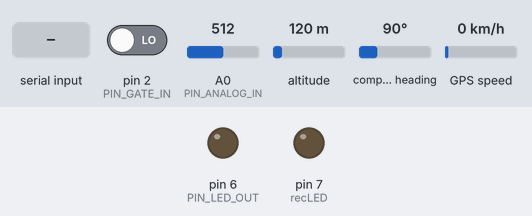
The sketch below on a simulated Arduino Uno, built with avr-gcc and run on an emulated ATmega328P. On the bench: output pins drawn as LEDs (lit = HIGH). Inputs (shaded band) come from the test bench; at power-on: pin 2 (PIN_GATE_IN) LOW, A0 (PIN_ANALOG_IN) = 512, altitude 120 m, compass heading 90°, GPS speed 0 km/h. Storage starts empty; the GPS gets a fix after 3 s at 37.7749, -122.4194 with 8 satellites; what the sketch prints to the serial monitor is not drawn.

Above: at 3.7 s.
3.8 s: pin 2 (PIN_GATE_IN) driven HIGH
At 5.0 s:
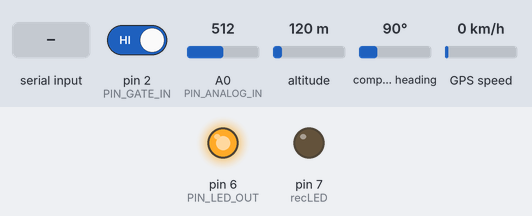
5.3 s: "1" received over the second serial link
At 9.1 s:
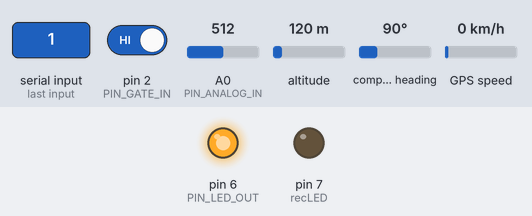
9.3 s: pin 2 (PIN_GATE_IN) driven LOW
At 10.3 s:
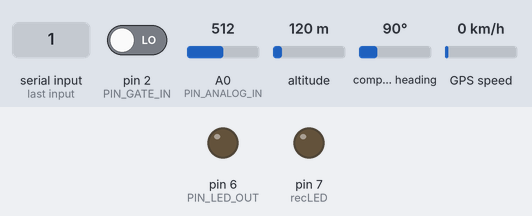
10.8 s: "0" received over the second serial link
At 15.0 s:
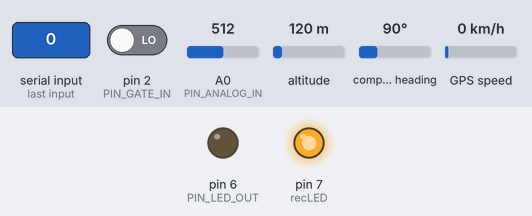
Timing chart, 0 to 15.8 s (numbered marks = the images above; inputs shaded):
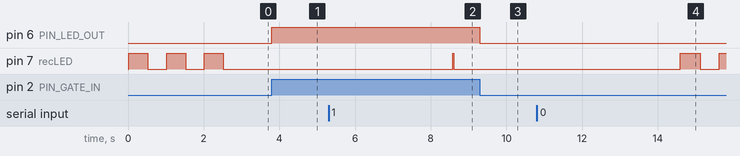

Measured:
- after the input at 3.8 s, pin 6 (PIN_LED_OUT): LOW → HIGH at once
- after the input at 5.3 s, pin 7 (recLED): LOW → HIGH after 3.3 s, → LOW 0.01 s later
- after the input at 9.3 s, pin 6 (PIN_LED_OUT): HIGH → LOW at once
- after the input at 10.8 s, pin 7 (recLED): LOW → HIGH after 3.8 s, → LOW 0.54 s later, → HIGH 0.50 s later

The sketch:

DataHawkMain.ino
```cpp
/*
  Using Arduino UNO R3

  Utilizes GPS Position Logger from DroneBotWorkshop

  BN-180 GPS
  VCC - 5V
  RX - 3
  TX - 4
  GND

  Sparkfun Sound Detector
  Envelope - A0
  VCC - 5V
  Gate - 2
  GND

  Sparkfun MicroSD Breakout
  VCC - 5V
  CS - 8
  DI - 11
  SCK - 13
  DO - 12
  CD - 9
  GND

*/


  /*********************************
   GPS POSITION LOGGER LAT/LONG/UTC
    *******************************/

// Include required libraries
#include <TinyGPS++.h>
#include <SoftwareSerial.h>
#include <SPI.h>
#include <SD.h>

// GPS Connections
static const int RXPin = 4, TXPin = 3;

// GPS Baud rate (change if required)
static const uint32_t GPSBaud = 9600;

// SD Card Select pin
const int chipSelect = 8;

// Write LED
const int recLED = 7;

// String to hold GPS data
String gpstext;

// GPS write delay counter variables
// Change gpsttlcount as required
int gpscount = 0;
int gpsttlcount = 7; //

// TinyGPS++ object
TinyGPSPlus gps;

// SoftwareSerial connection to the GPS device
SoftwareSerial ss(RXPin, TXPin);

  /*********************************
   SOUND DETECTOR
   *******************************/

const unsigned long soundLoggingInterval = 1000; // interval for sound logging (in milliseconds)
unsigned long lastSoundLogTime = 0; // initialize last sound logging time

const int soundPin = A0; // Sound sensor analog input pin
int soundValue = 0; // Sound sensor analog value
float dB = 0; // Decibel reading variable

// File to log sound data
File soundDataFile; // "why was commented out?"

// Define hardware connections
#define PIN_GATE_IN 2
#define IRQ_GATE_IN  0
#define PIN_LED_OUT 6 // 13 -> 6
#define PIN_ANALOG_IN A0

// soundISR()
// This function is installed as an interrupt service routine for the pin
// change interrupt.  When digital input 2 changes state, this routine
// is called.
// It queries the state of that pin, and sets the onboard LED to reflect that
// pin's state.
void soundISR()
{
  int pin_val;

  pin_val = digitalRead(PIN_GATE_IN);
  digitalWrite(PIN_LED_OUT, pin_val);
}


void setup() {
  /*********************************
   GPS POSITION LOGGER LAT/LONG/UTC
    *******************************/

  // Set LED pin as output
  pinMode(recLED, OUTPUT);

  // Start Serial Monitor for debugging
  Serial.begin(115200);

  // Start SoftwareSerial
  ss.begin(GPSBaud);

  // Initialize SD card
  if (!SD.begin(chipSelect)) {
    Serial.println("Card failed, or not present for GPS");
    //don't do anything more:
    while (1);
  }
  Serial.println("card initialized for GPS.");

  // Blink LED so we know we are ready for GPS
  digitalWrite(recLED, HIGH);
  delay(500);
  digitalWrite(recLED, LOW);
  delay(500);
  digitalWrite(recLED, HIGH);
  delay(500);
  digitalWrite(recLED, LOW);
  delay(500);
  digitalWrite(recLED, HIGH);
  delay(500);
  digitalWrite(recLED, LOW);

  // Header
    //Serial.println(F("Latitude  Longitude   Date   UTC"));
    //Serial.println(F(" (deg)      (deg)               "));
    //Serial.println(F("--------------------------------"));

  /*********************************
   SOUND DETECTOR
    *******************************/
   // Serial.begin(115200);

  //  Configure LED pin as output
  pinMode(PIN_LED_OUT, OUTPUT);

  // configure input to interrupt
  pinMode(PIN_GATE_IN, INPUT);
  attachInterrupt(IRQ_GATE_IN, soundISR, CHANGE);

  // Display status
  Serial.println("Sound Initialized");

}

void processGPSData()
{
  // code to process GPS data here
}

void logSoundData() {
int soundValue;

  // Check the envelope input
  soundValue = analogRead(PIN_ANALOG_IN);

}

void loop() {
 logGPSandSOUND();

 /****************
  * check the current time and trigger the sound logging function at the specified interval:
  * ***************************/

  // Check if GPS data is available and process it
  while (ss.available() > 0) {
    if (gps.encode(ss.read())) {
      processGPSData();
    }
  }

}
```

logGPSandSOUND.ino
```cpp
void logGPSandSOUND() {
  // Turn off LED
  digitalWrite(recLED, LOW);


  // See if data available
  while (ss.available() > 0)
    if (gps.encode(ss.read()))

      // See if we have a complete GPS data string
      if (displayInfo() != "0") // The “0” is sent back when the GPS data for location or time isn’t valid, which will happen during a cold start. We don’t want to record those failed attempts.
      {
        // Get GPS string
        gpstext = displayInfo();

        // Check GPS Count
        Serial.println(gpscount);
        if (gpscount == gpsttlcount) {

          // LED On to indicate data to write to SD card
          digitalWrite(recLED, HIGH);

          //Open the file on card for writing
          File dataFile = SD.open("gpslog.csv", FILE_WRITE);

          if (dataFile) {

            // If the file is available, write to it and close the file

            //dataFile.println(F("Latitude  Longitude   Date   UTC"));       // Header
            //dataFile.println("(deg)      (deg)                   ");       // Header
            //dataFile.println("-----------------------------------");       // Header

            dataFile.print(gpstext); //  was dataFile.println(gpstext);
            dataFile.print(",");
            dataFile.print(analogRead(PIN_ANALOG_IN)); // new thing
            dataFile.print(",");
            dataFile.println(gps.altitude.feet()); // new thing
            dataFile.close();

            // Serial print GPS string for debugging
            Serial.print(gpstext); //  was Serial.println(gpstext);
            Serial.print(",");
            Serial.print(analogRead(PIN_ANALOG_IN));
            Serial.print(",");
            Serial.println(gps.altitude.feet());
          }
          // If the file isn't open print an error message for debugging
          else {
            Serial.println("error opening datalog.txt");
          }

        }
        // Increment GPS Count
        gpscount = gpscount + 1;
        if (gpscount > gpsttlcount) {
          gpscount = 0;
        }
      }
}

// Function to return GPS string
String displayInfo()
{
  // Define empty string to hold output
  String gpsdata = "";

  // Get latitude and longitude
  if (gps.location.isValid())
  {
    gpsdata = String(gps.location.lat(), 6);
    gpsdata += (",");
    gpsdata += String(gps.location.lng(), 6);
    gpsdata += (",");
  }
  else
  {
    return "0";
  }

  // Get Date
  if (gps.date.isValid())
  {
    gpsdata += String(gps.date.year());
    gpsdata += ("-");
    if (gps.date.month() < 10) gpsdata += ("0");
    gpsdata += String(gps.date.month());
    gpsdata += ("-");
    if (gps.date.day() < 10) gpsdata += ("0");
    gpsdata += String(gps.date.day());
    gpsdata += (","); // NEW
  }
  else
  {
    return "0";
  }

  // Space between date and time
  // gpsdata += (" ");


  // Get time
  if (gps.time.isValid())
  {
    if (gps.time.hour() < 10) gpsdata += ("0");
    gpsdata += String(gps.time.hour());
    gpsdata += (":");
    if (gps.time.minute() < 10) gpsdata += ("0");
    gpsdata += String(gps.time.minute());
    gpsdata += (":");
    if (gps.time.second() < 10) gpsdata += ("0");
    gpsdata += String(gps.time.second());
  }
  else
  {
    return "0";
  }

  // Return completed string
  return gpsdata;
}
```
